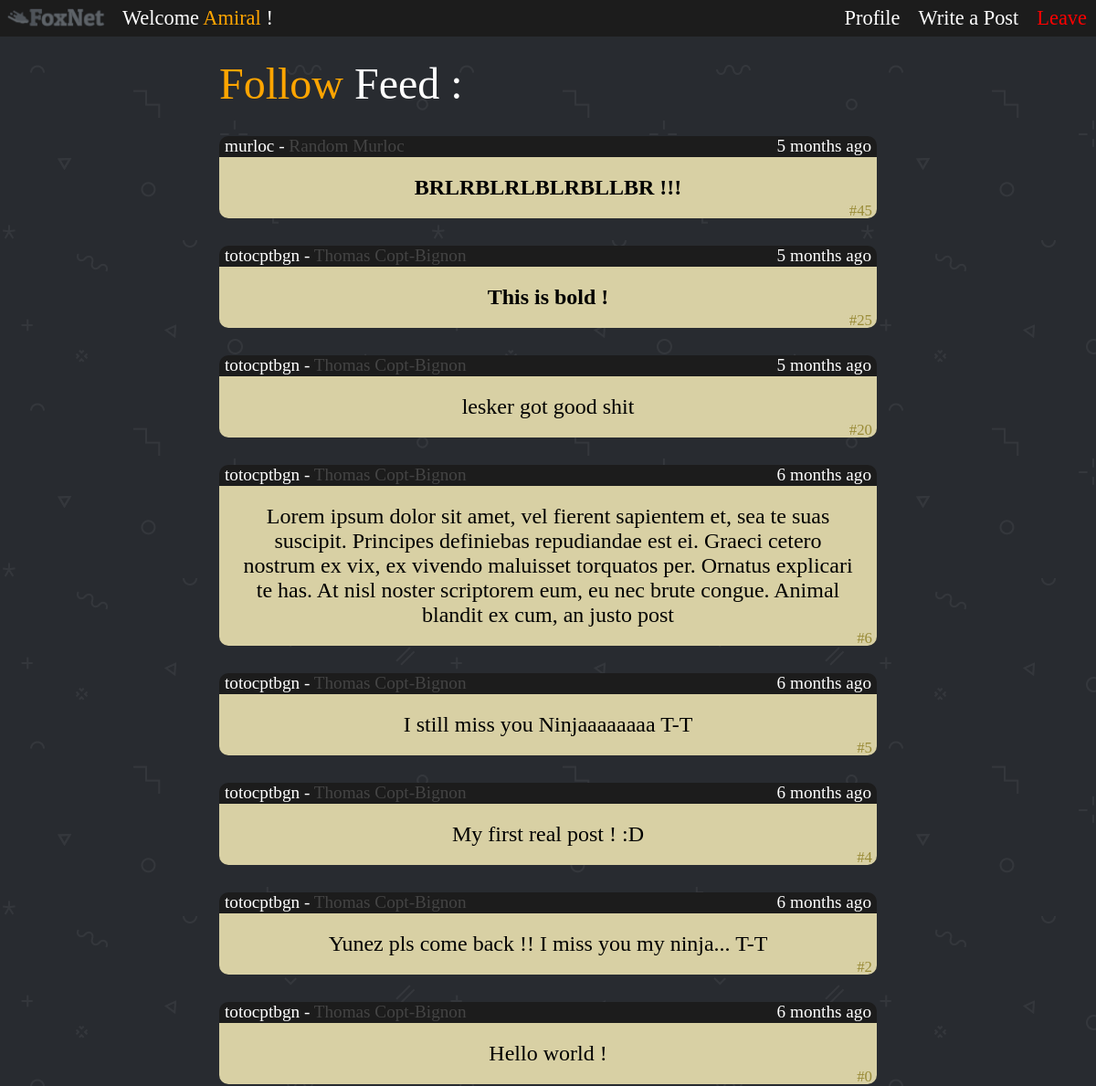
The app's page /FoxNet/feed.php?follow=true (signed in) with its own data.
### tables this page shows
CREATE TABLE `userdata` (
  `login` varchar(30) NOT NULL,
  `password` varchar(100) DEFAULT NULL,
  `firstName` varchar(30) DEFAULT NULL,
  `lastName` varchar(30) DEFAULT NULL,
  `birthdate` varchar(10) DEFAULT NULL
);

CREATE TABLE `posts` (
  `ID` int(4) NOT NULL,
  `author` varchar(20) NOT NULL,
  `date` varchar(16) NOT NULL,
  `content` varchar(300) NOT NULL
);

### FoxNet/feed.php (the view, shortened to what this page needs)
<?php
include_once 'functionFeed.php';
include_once 'connectDB.php';
$user = $_SESSION['user'];
if (isset($_GET['follow'])) {
  if ($_GET['follow'] = "true") {
    $followFeed = true;
  } else {
    $followFeed = false;
  }
} else {
  $followFeed = false;
}
?>
<!DOCTYPE html>
<html lang="en" dir="ltr">
  <head>
    <link rel="stylesheet" href="css/master.css">
    <link rel="stylesheet" href="css/feed.css">
  </head>
  <body>
    <div class="header">
        <img src="img/BannerFullGrey.png" class="header">
        <span id="headerTitle">Welcome  <span style="color:orange"><?php echo getFirstName($_SESSION["user"]).' '; ?></span> !</span>
        <a id="leave" href="disconnect.php">Leave</a>
        <a class="buttonHeader" href="addPost.php">Write a Post</a>
        <a class="buttonHeader" href="profil.php">Profile</a>
    </div>
<div class="feed">
<?php
  if ($followFeed) {
    echo '<a class="feedType" href="feed.php"><span style="color:orange">Follow</span> Feed :</a>';
    $req = "SELECT * FROM `posts`, `subs` WHERE `subscriber` = '$user' AND `author` = `target` ORDER BY `posts`.`ID` DESC;";
  } else {
    echo '<a class="feedType"  href="feed.php?follow=true"><span style="color:orange">Global</span> Feed :</a>';
    $req = "SELECT * FROM `posts` ORDER BY `posts`.`ID` DESC ";
  }
$resultat = mysqli_query($connec, $req);
  while ($ligne = mysqli_fetch_assoc($resultat)){
    echo '<div class="post">';
    echo '<div class="titlePost">';
    echo '<span class="author">'.'<a class="authorLogin" href="profil.php?user='.$ligne["author"].'">'.$ligne["author"].'</a>'.' - <span class="fullName">'.getFullName($ligne["author"]).'</span>'.'</span>';
    echo '<span class="date">'.postDate($ligne["date"]).'</span>';
    echo "</div>";
    echo '<div class="content">'.transformePost($ligne["content"]);
    echo '<span class="id">#'.$ligne["ID"].'</span>';
    echo '</div>';
    echo "</div>";
  }
?>
</div>
</body>
</html>

### FoxNet/functionFeed.php (shortened to what this page needs)
<?php
function getFullName($username){
  include 'connectDB.php';
  $req = "SELECT * FROM userdata WHERE login = '$username'";
  $resultat = mysqli_query($connec, $req);
  $ligne = mysqli_fetch_assoc($resultat);
  return $ligne["firstName"]." ".$ligne["lastName"];
}
function getFirstName($username){
  include 'connectDB.php';
  $req = "SELECT * FROM userdata WHERE login = '$username'";
  $resultat = mysqli_query($connec, $req);
  $ligne = mysqli_fetch_assoc($resultat);
  return $ligne["firstName"];
}
function pluriel($value){
  if ($value == 1 || $value == 0) {
    return "";
  } return "s";
}
function postDate($date){
  $year = substr($date, 0, 4);
  $month = substr($date, 5, 2);
  $day = substr($date, 8, 2);
  $hour = substr($date, 11, 2);
  $minute = substr($date, 14, 2);
  $currentDate = date("Y-m-d-H-i");
  $currentYear = substr($currentDate, 0, 4);
  $currentMonth = substr($currentDate, 5, 2);
  $currentDay = substr($currentDate, 8, 2);
  $currentHour = substr($currentDate, 11, 2);
  $currentMinute = substr($currentDate, 14, 2);
  $year = abs($currentYear - $year);
  $month = abs($currentMonth - $month);
  $day = abs($currentDay - $day);
  $hour = abs($currentHour - $hour);
  $minute = abs($currentMinute - $minute);
  if ($year == 0) {
    if ($month == 0) {
      if ($day == 0) {
        if ($hour == 0) {
          return $minute." minute".pluriel($minute)." ago";
        } else {
          return $hour." hour".pluriel($hour)." ago";
          }
      } else {
        return $day." day".pluriel($day)." ago";
        }
    } else {
      return $month." month".pluriel($month)." ago";
      }
  } else {
    return $year." year".pluriel($year)." ago";
    }
}
function transformePost($message){
  $firstChar = substr($message, 0, 1);
  $lastChar = substr($message,-1, 1);
  if ($lastChar == '*' && $firstChar == '*') {
    $message = substr($message,1, -1);
    return  '<span style="font-weight:bold" class="content">'.$message.'</span>';
  }
  return  '<span class="content">'.$message.'</span>';
}
?>

### FoxNet/css/master.css (style rules this page uses)
html { height: 100%; }
body { margin: 0; font-family: VT323; background-image: url(../img/footer-bg.png); background-position: 0px 0px; background-repeat: repeat-x-z; animation: animatedBackground 20s linear infinite; min-height: 100%; }
div.header { font-family: VT323; position: sticky; top: 0; height: 40px; width: 100%; background-color: #1c1c1c; z-index: 1000; }
img.header { width: 110px; margin: 7px; float: left; }
#headerTitle { float: left; display: block; color: white; text-align: center; padding: 7px 10px; font-size: 140%; }
#leave { box-sizing: border-box; height: 35px; float: right; display: block; color: red; text-align: center; padding: 7px 10px; text-decoration: none; font-size: 140%; }
.buttonHeader { box-sizing: border-box; float: right; display: block; color: white; text-align: center; padding: 7px 10px; text-decoration: none; font-size: 140%; }

### FoxNet/css/feed.css (style rules this page uses)
.feed { font-size: 150%; color: white; text-align: center; }
.feedType { display: block; font-size: 200%; text-align: left; padding-left: 20%; margin-top: 2%; text-decoration: none; color: white; }
div.post { background-color: #1c1c1c; border-radius: 10px; color: black; width: 60%; margin: auto; margin-top: 30px; margin-bottom: 30px; }
div.titlePost { height: 23px; padding: 0px 6px; }
div.content { background-color: #d8d0a4; border-radius: 0px 0px 10px 10px; }
span.content { padding: 20px; display: block; }
span.author { float: left; font-size: 80%; color: white; }
.authorLogin { text-decoration: none; color: white; }
span.fullName { color: #444444; }
span.date { float: right; font-size: 80%; color: white; }
span.id { font-size: 70%; color: #998b37; float: right; position: relative; bottom: 18px; right: 5px; }

### records on screen
userdata: firstName "Amiral"
posts: author "murloc", author.lastName "Random Murloc", date "5 months ago", content "BRLRBLRLBLRBLLBR !!!", ID "45"
posts: author "totocptbgn", author.lastName "Thomas Copt-Bignon", date "5 months ago", content "This is bold !", ID "25"
posts: author "totocptbgn", author.lastName "Thomas Copt-Bignon", date "5 months ago", content "lesker got good shit", ID "20"
posts: author "totocptbgn", author.lastName "Thomas Copt-Bignon", date "6 months ago", content "Lorem ipsum dolor sit amet, vel fierent sapientem et, sea te suas suscipit. Principes definiebas repudiandae est ei. Graeci cetero nostrum ex vix, ex vivendo maluisset torquatos per. Ornatus explicari te has. At nisl noster scriptorem eum, eu nec brute congue. Animal blandit ex cum, an justo post", ID "6"
posts: author "totocptbgn", author.lastName "Thomas Copt-Bignon", date "6 months ago", content "I still miss you Ninjaaaaaaaa T-T", ID "5"
posts: author "totocptbgn", author.lastName "Thomas Copt-Bignon", date "6 months ago", content "My first real post ! :D", ID "4"
posts: author "totocptbgn", author.lastName "Thomas Copt-Bignon", date "6 months ago", content "Yunez pls come back !! I miss you my ninja... T-T", ID "2"
posts: author "totocptbgn", author.lastName "Thomas Copt-Bignon", date "6 months ago", content "Hello world !", ID "0"
